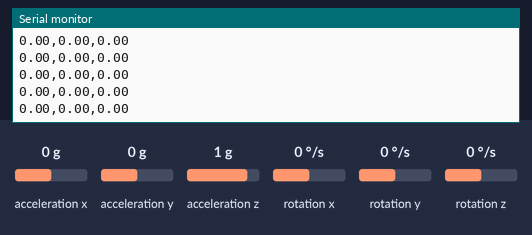
Bench run of a sketch on a simulated Arduino Uno, built with avr-gcc and run on an emulated ATmega328P. Parts: the last lines printed to the serial monitor. The test bench sets the inputs (shaded band); at power-on: acceleration x 0 g, acceleration y 0 g, rotation z 0 °/s, acceleration z 1 g, rotation x 0 °/s, rotation y 0 °/s.

Above: at 1.7 s.
1.8 s: acceleration x set to -1.4 g
At 2.7 s:
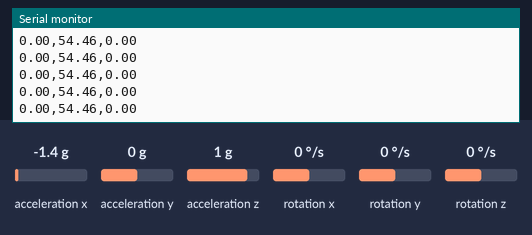
3.3 s: acceleration y set to -1.4 g
At 3.9 s:
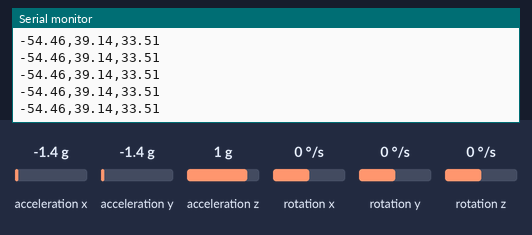
4.8 s: rotation z set to -192 °/s
At 5.7 s:
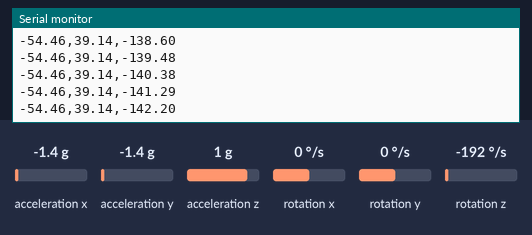
7.8 s: acceleration x set to 1.4 g
At 8.8 s:
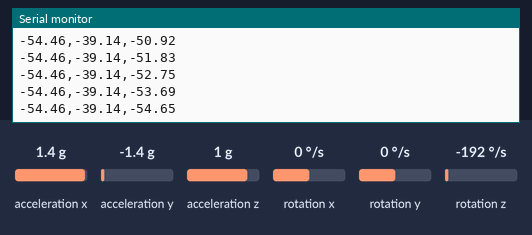
10.8 s: acceleration z set to -1.4 g
At 11.6 s:
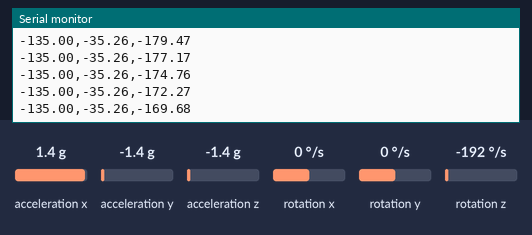
Timing chart, 0 to 13.3 s (numbered marks = the images above; inputs shaded):
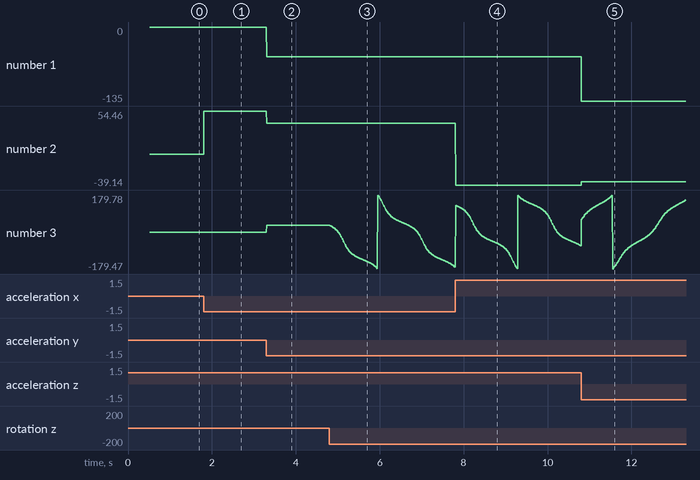

The sketch:

Quaternion.ino
```cpp
/* Read quaternion and roll, pitch, yaw from MPU6050
* Robotics Course semester fall 2022 _ MiniProject #1
*/

#include "I2Cdev.h"
#include "MPU6050_6Axis_MotionApps20.h"

#if I2CDEV_IMPLEMENTATION == I2CDEV_ARDUINO_WIRE
    #include "Wire.h"
#endif

MPU6050 mpu;

// quaternion components in a [w, x, y, z] format
//#define OUTPUT_READABLE_QUATERNION

// pitch/roll angles (in degrees) calculated from the quaternions coming
// from the FIFO.
#define OUTPUT_READABLE_YAWPITCHROLL

bool dmpReady = false;
uint8_t devStatus;
uint8_t fifoBuffer[64];

Quaternion q;                 // [w, x, y, z]         quaternion container
VectorFloat gravity;          // [x, y, z]            gravity vector
float ypr[3];                 // [yaw, pitch, roll]   yaw/pitch/roll container and gravity vector


void setup() {
    #if I2CDEV_IMPLEMENTATION == I2CDEV_ARDUINO_WIRE
        Wire.begin();
        Wire.setClock(400000);
    #elif I2CDEV_IMPLEMENTATION == I2CDEV_BUILTIN_FASTWIRE
        Fastwire::setup(400, true);
    #endif

    Serial.begin(115200);
    while (!Serial);

    Serial.println(F("Initializing I2C devices..."));
    mpu.initialize();

    Serial.println(F("Testing device connections..."));
    Serial.println(mpu.testConnection() ? F("MPU6050 connection successful") : F("MPU6050 connection failed"));

    Serial.println(F("Initializing DMP..."));
    devStatus = mpu.dmpInitialize();

    mpu.setXGyroOffset(220);
    mpu.setYGyroOffset(76);
    mpu.setZGyroOffset(-85);
    mpu.setZAccelOffset(1788);

    if (devStatus == 0) {
        mpu.CalibrateAccel(6);
        mpu.CalibrateGyro(6);
        mpu.PrintActiveOffsets();
        Serial.println(F("Enabling DMP..."));
        mpu.setDMPEnabled(true);

        dmpReady = true;
    }
    else {
        Serial.print(F("DMP Initialization failed (code "));
        Serial.print(devStatus);
        Serial.println(F(")"));
    }
}

void loop() {
    if (!dmpReady) return;
    // read a packet from FIFO
    if (mpu.dmpGetCurrentFIFOPacket(fifoBuffer)) {
        #ifdef OUTPUT_READABLE_QUATERNION
            // display quaternion values in easy matrix form: w x y z
            mpu.dmpGetQuaternion(&q, fifoBuffer);
            Serial.print(q.w);
            Serial.print(",");
            Serial.print(q.x);
            Serial.print(",");
            Serial.print(q.y);
            Serial.print(",");
            Serial.println(q.z);
            //Serial.print(",");
        #endif

        #ifdef OUTPUT_READABLE_YAWPITCHROLL
            // display Euler angles in degrees
            mpu.dmpGetQuaternion(&q, fifoBuffer);
            mpu.dmpGetGravity(&gravity, &q);
            mpu.dmpGetYawPitchRoll(ypr, &q, &gravity);
            float roll = ypr[2] * 180/M_PI;
            float pitch = ypr[1] * 180/M_PI;
            float yaw = ypr[0] * 180/M_PI;
            pitch = - pitch;
            yaw = - yaw;
            Serial.print(roll); // roll
            Serial.print(",");
            Serial.print(pitch); // pitch
            Serial.print(",");
            Serial.println(yaw); // yaw
        #endif
    }
}
```

Measured:
- after the input at 1.8 s, the serial monitor: prints a new line at once (image 1)
- after the input at 3.3 s, the serial monitor: prints a new line at once (image 2)
- after the input at 4.8 s, the serial monitor: prints a new line at once (image 3)
- plotted number 1: 0 → -54.46 after the input at 3.3 s
- plotted number 2: 0 → 54.46 after the input at 1.8 s, 54.46 → 39.14 after the input at 3.3 s
- plotted number 3: 0 → 33.51 after the input at 3.3 s, 33.51 → -171.25 after the input at 4.8 s
